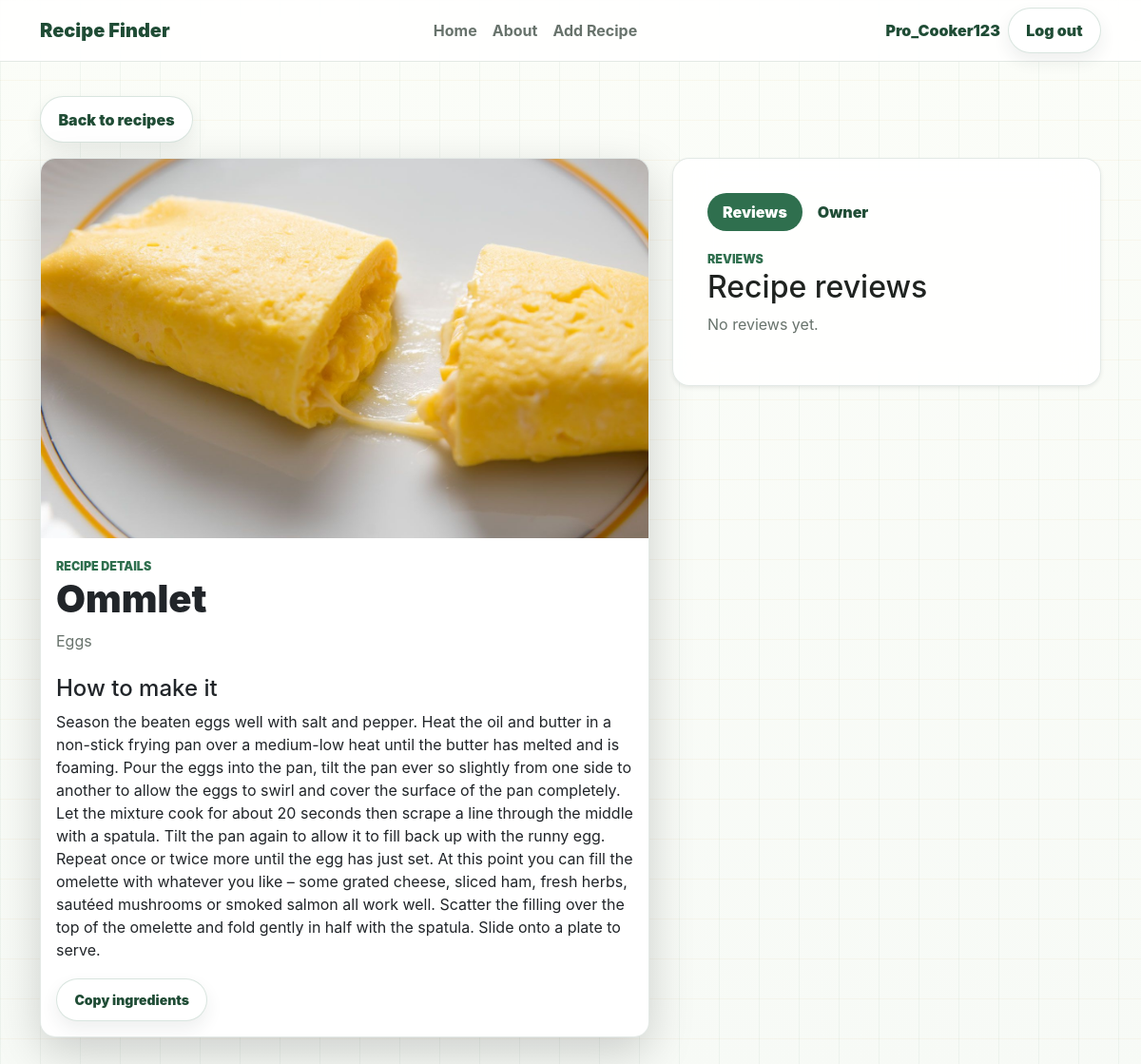
The app's page /recipe/1 (signed in) with its own data.
### models.py (models this page shows, shortened)
class BaseModel:
    def create(self):
        db.session.add(self)
        db.session.commit()

class User(db.Model, BaseModel):
    __tablename__ = "users"
    id = db.Column(db.Integer(), primary_key=True)
    username = db.Column(db.String(80), unique=True, nullable=False)
    password_hash = db.Column(db.String(255), nullable=False)
    birthdate = db.Column(db.Date())
    country = db.Column(db.String(80), default="")
    image = db.Column(db.String(), default="")
    is_admin = db.Column(db.Boolean(), default=False, nullable=False)
    recipes = db.relationship("Recipe", back_populates="user")

class Recipe(db.Model, BaseModel):
    __tablename__ = "recipes"
    id = db.Column(db.Integer(), primary_key=True)
    title = db.Column(db.String(), nullable=False)
    ingredients = db.Column(db.String(), nullable=False)
    details = db.Column(db.Text(), nullable=False, default="")
    image = db.Column(db.String(), default="")
    user_id = db.Column(ForeignKey("users.id"))
    user = db.relationship("User", back_populates="recipes")

### routes.py (the view)
@app.route("/recipe/<int:recipe_id>")
def view_recipe_details(recipe_id):
    recipe = Recipe.query.get_or_404(recipe_id)
    reviews = Review.query.filter(Review.recipe_id == recipe_id).all()
    return render_template("recipe_details.html", recipe=recipe, reviews=reviews)

### routes.py (called while the page is built)
def get_current_profile():
    user_id = session.get("user_id")
    if user_id is None:
        return None
    return User.query.get(user_id)

@app.context_processor
def inject_current_profile():
    return {"current_profile": get_current_profile()}

### templates/recipe_details.html (shortened to what this page needs)
{% extends 'base.html' %}
{% block content %}
<a href="/" class="btn uiverse-secondary mb-3">Back to recipes</a>
<section class="row g-4 align-items-start">
    <div class="col-lg-7">
        <article class="card recipe-card detail-card shadow-lg">
            {% if recipe.image %}
            <img src="/static/images/{{ recipe.image }}" class="card-img-top" alt="{{ recipe.title }}">
            {% else %}
            <div class="recipe-art">RF</div>
            {% endif %}
            <div class="card-body">
                <span class="section-kicker">Recipe details</span>
                <h1>{{ recipe.title }}</h1>
                <p class="muted-copy">{{ recipe.ingredients }}</p>
                <h2 class="h4 mt-4">How to make it</h2>
                <p class="recipe-details-text">{{ recipe.details }}</p>
                <div class="detail-actions">
                    <button class="btn uiverse-secondary btn-sm copy-ingredients" type="button" data-ingredients="{{ recipe.ingredients }}">Copy ingredients</button>
                </div>
            </div>
        </article>
    </div>
    <div class="col-lg-5">
        <div class="review-panel shadow-sm">
            <ul class="nav nav-pills recipe-tabs mb-3" id="recipeDetailTabs" role="tablist">
                <li class="nav-item" role="presentation">
                    <button class="nav-link active" id="reviews-tab" data-bs-toggle="pill" data-bs-target="#reviews-pane" type="button" role="tab" aria-controls="reviews-pane" aria-selected="true">Reviews</button>
                </li>
                <li class="nav-item" role="presentation">
                    <button class="nav-link" id="owner-tab" data-bs-toggle="pill" data-bs-target="#owner-pane" type="button" role="tab" aria-controls="owner-pane" aria-selected="false">Owner</button>
                </li>
            </ul>
            <div class="tab-content">
                <div class="tab-pane fade show active" id="reviews-pane" role="tabpanel" aria-labelledby="reviews-tab" tabindex="0">
                    <span class="section-kicker">Reviews</span>
                    <h2>Recipe reviews</h2>
                    {% if reviews %}
                        {% for review in reviews %}
                        <p>{{ review.text }}</p>
                        {% endfor %}
                    {% else %}
                    <p>No reviews yet.</p>
                    {% endif %}
                </div>
            </div>
        </div>
    </div>
</section>
{% endblock %}

### templates/base.html (shortened to what this page needs)
<!doctype html>
<html lang="en">
<head>
    <link href="https://cdn.jsdelivr.net/npm/bootstrap@5.3.3/dist/css/bootstrap.min.css" rel="stylesheet">
    <link href="/static/style.css" rel="stylesheet">
</head>
<body>
    <nav class="navbar navbar-expand-lg sticky-top glass-nav">
        <div class="container">
            <a class="navbar-brand brand-mark" href="/">Recipe Finder</a>
            <div class="collapse navbar-collapse" id="mainNavigation">
                <ul class="navbar-nav mx-auto mb-2 mb-lg-0">
                    <li class="nav-item"><a class="nav-link" href="/">Home</a></li>
                    <li class="nav-item"><a class="nav-link" href="/about">About</a></li>
                    {% if current_profile %}
                    <li class="nav-item"><a class="nav-link" href="/add_recipe">Add Recipe</a></li>
                    {% endif %}
                </ul>
                <div class="d-flex gap-2 align-items-center">
                    {% if current_profile %}
                    <span class="nav-profile-name">{{ current_profile.username }}</span>
                    <a class="btn uiverse-secondary" href="/logout">Log out</a>
                    {% else %}
                    <a class="btn uiverse-secondary" href="/login">Login</a>
                    <a class="btn uiverse-button" href="/register">Register</a>
                    {% endif %}
                </div>
            </div>
        </div>
    </nav>
    <main class="container page-shell">
        {% block content %}{% endblock %}
    </main>
</body>
</html>

### static/style.css (style rules this page uses)
:root { --ink: #1f2320; --muted: #68736c; --line: #dfe7df; --paper: #f7faf6; --surface: rgba(255, 255, 255, 0.88); --green: #2f6f4e; --green-dark: #1f4c35; --mint: #dff2e7; --gold: #d89936; --tomato: #d76545; --plum: #5c4b7d; --red: #b84b42; }
* { box-sizing: border-box; }
body { min-height: 100vh; color: var(--ink); background: linear-gradient(90deg, rgba(47, 111, 78, 0.05) 1px, transparent 1px), linear-gradient(180deg, rgba(216, 153, 54, 0.06) 1px, transparent 1px), linear-gradient(180deg, #fbfdf8 0%, var(--paper) 100%); background-size: 42px 42px, 42px 42px, auto; font-family: Inter, Arial, Helvetica, sans-serif; }
a { text-decoration: none; }
.glass-nav { border-bottom: 1px solid rgba(31, 76, 53, 0.12); background: rgba(255, 255, 255, 0.86); backdrop-filter: blur(16px); }
.brand-mark { color: var(--green-dark); font-weight: 900; }
.nav-profile-name { color: var(--green-dark); font-weight: 900; }
.navbar-nav .nav-link { color: var(--muted); font-weight: 700; }
.page-shell { padding-top: 36px; padding-bottom: 64px; }
.hero-panel, .form-panel, .empty-state, .review-panel { border: 1px solid rgba(31, 76, 53, 0.12); border-radius: 18px; background: var(--surface); backdrop-filter: blur(18px); }
h1 { font-weight: 900; letter-spacing: 0; }
.hero-copy, .muted-copy, .card-text, .form-panel p, .review-panel p, .empty-state p { color: var(--muted); }
.section-kicker { display: inline-block; color: var(--green); font-size: 0.78rem; font-weight: 900; letter-spacing: 0; text-transform: uppercase; }
.recipe-card { overflow: hidden; border: 1px solid rgba(31, 76, 53, 0.12); border-radius: 16px; box-shadow: 0 18px 45px rgba(44, 55, 47, 0.10); transition: transform 160ms ease, box-shadow 160ms ease, border-color 160ms ease; }
.recipe-card img, .recipe-art { width: 100%; aspect-ratio: 16 / 10; }
.recipe-card img { object-fit: cover; }
.empty-state, .form-panel, .review-panel { padding: clamp(22px, 4vw, 36px); }
.uiverse-button, .uiverse-secondary, .uiverse-danger { position: relative; overflow: hidden; border-radius: 999px; border-width: 0; padding: 0.7rem 1.15rem; font-weight: 900; box-shadow: 0 10px 24px rgba(47, 111, 78, 0.22); transition: transform 150ms ease, box-shadow 150ms ease, background 150ms ease; }
.uiverse-secondary { color: var(--green-dark) !important; border: 1px solid rgba(47, 111, 78, 0.18); background: #ffffff; box-shadow: 0 8px 18px rgba(44, 55, 47, 0.08); }
.detail-actions { display: flex; flex-wrap: wrap; gap: 10px; margin-top: 18px; }
.recipe-tabs .nav-link { border-radius: 999px; color: var(--green-dark); font-weight: 900; }
.recipe-tabs .nav-link.active { background: var(--green); }
.recipe-details-text { white-space: pre-line; }

### records on screen
User: username "Pro_Cooker123"
Recipe: image (picture), title "Ommlet", ingredients "Eggs", details "Season the beaten eggs well with salt and pepper. Heat the oil and butter in a non-stick frying pan over a medium-low heat until the butter has melted and is foaming. Pour the eggs into the pan, tilt the pan ever so slightly from one side to another to allow the eggs to swirl and cover the surface of the pan completely. Let the mixture cook for about 20 seconds then scrape a line through the middle with a spatula. Tilt the pan again to allow it to fill back up with the runny egg. Repeat once or twice more until the egg has just set. At this point you can fill the omelette with whatever you like – some grated cheese, sliced ham, fresh herbs, sautéed mushrooms or smoked salmon all work well.…"
